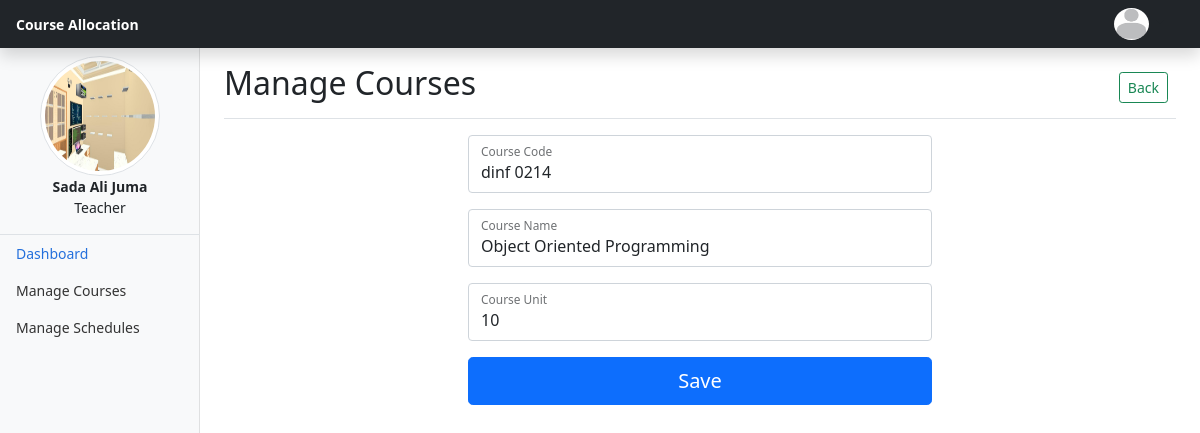
Page /editCourse.php?id=5 (signed in) on the committed database.
### tables this page shows
CREATE TABLE `users` (
  `userID` int(11) NOT NULL,
  `userName` varchar(20) DEFAULT NULL,
  `password` varchar(250) DEFAULT NULL,
  `roleID` int(11) DEFAULT NULL,
  `lastLogin` datetime DEFAULT NULL,
  `profile` varchar(50) DEFAULT NULL
);

CREATE TABLE `staffs` (
  `staffID` int(11) NOT NULL,
  `firstName` varchar(50) NOT NULL,
  `middleName` varchar(50) NOT NULL,
  `lastName` varchar(50) NOT NULL,
  `DOB` date NOT NULL,
  `userID` int(11) NOT NULL
);

CREATE TABLE `roles` (
  `roleID` int(11) NOT NULL,
  `roleName` varchar(20) DEFAULT NULL,
  `roleDescription` varchar(50) DEFAULT NULL
);

CREATE TABLE `courses` (
  `courseID` int(11) NOT NULL,
  `courseCode` varchar(15) NOT NULL,
  `courseName` varchar(60) NOT NULL,
  `courseUnit` int(11) NOT NULL
);

### editCourse.php (the view, shortened to what this page needs)
<!doctype html>
<html lang="en">
<head>
	<?php require_once("page_title.php"); ?>
</head>
<body>
	<?php
	include_once("header.php");
	?>
	<div class="container-fluid">
		<div class="row">
			<?php
			include_once("nav.php");
			?>
			<main class="col-md-9 ms-sm-auto col-lg-10 px-md-4">
				<div class="d-flex justify-content-between flex-wrap flex-md-nowrap align-items-center pt-3 pb-2 mb-3 border-bottom">
					<h1 class="h2">Manage Courses</h1>
					<div class="btn-toolbar mb-2 mb-md-0">
						<div class="btn-group me-2">
							<a href="courses.php" class="btn btn-sm btn-outline-success">Back</a>
						</div>
					</div>
				</div>
				<div class="row">
					<div class="col-12">
						<?php
						require_once("handlers/connection.php");
						?>
						<?php
						try {
							if (isset($_GET["id"])) {
								$id = $_GET["id"];
								$query = $conn->prepare("SELECT * FROM courses WHERE courseID=:cID");
								$query->execute(array(":cID" => $id));
								$result = $query->fetch();
						?>
								<form action="handlers/updateCourse.php" method="POST">
									<div class="row">
										<div class="mx-auto col col-12 col-md-9 col-lg-6">
											<div class="form-floating mb-3">
												<input type="text" class="form-control" required id="courseCode" value="<?php echo $result["courseCode"]; ?>" name="courseCode" placeholder="Course Code">
												<label for="courseCode">Course Code</label>
											</div>
											<div class="form-floating mb-3">
												<input type="text" class="form-control" required id="courseName" value="<?php echo $result["courseName"]; ?>" name="courseName" placeholder="Course Name">
												<label for="courseName">Course Name</label>
											</div>
											<div class="form-floating mb-3">
												<input type="number" class="form-control" min="1" max="20" required id="courseUnit" value="<?php echo $result["courseUnit"]; ?>" name="courseUnit" placeholder="Course Unit">
												<label for="courseUnit">Course Unit</label>
											</div>
											<button class="w-100 btn btn-lg btn-primary" type="submit">Save</button>
										</div>
									</div>
								</form>
						<?php
							}
						} catch (PDOException $e) {
						}
						?>
					</div>
				</div>
			</main>
		</div>
	</div>
</body>
</html>

### nav.php (shortened to what this page needs)
<?php
require_once("handlers/connection.php");
try {
	$query = $conn->prepare("SELECT * FROM users u,staffs s,roles r WHERE u.userID=s.userID AND u.roleID=r.roleID AND u.userName=:name");
	$user = $_SESSION["user"];
	$query->execute(array(":name" => $user));
	$res = $query->fetch();
} catch (PDOException $e) {
}
?>
<nav id="sidebarMenu" class="col-md-3 col-lg-2 d-md-block bg-light sidebar collapse">
	<img src="<?php echo 'assets/profile/' . $res["profile"]; ?>" alt="" class="img rounded-circle img-thumbnail d-block mx-auto mt-2" style="width: 120px;height: 120px;">
	<div class="d-block text-center">
		<strong class="font-weight-bold">
			<?php echo $res["firstName"] . " " . $res["middleName"] . " " . $res["lastName"]; ?>
		</strong>
		<p><?php echo $res["roleDescription"]; ?></p>
	</div>
	<div class="position-sticky border-top">
		<ul class="nav flex-column">
			<li class="nav-item">
				<a class="nav-link active" aria-current="page" href="dashboard.php">
					Dashboard
				</a>
			</li>
			<li class="nav-item">
				<a class="nav-link" href="courses.php">
					Manage Courses
				</a>
			</li>
			<li class="nav-item">
				<a class="nav-link" href="#">
					Manage Schedules
				</a>
			</li>
		</ul>
	</div>
</nav>

### assets/css/dashboard.css (style rules this page uses)
body { font-size: .875rem; }
.sidebar { position: fixed; top: 0; bottom: 0; left: 0; z-index: 100; padding: 48px 0 0; box-shadow: inset -1px 0 0 rgba(0, 0, 0, .1); }
.sidebar .nav-link { font-weight: 500; color: #333; }
.sidebar .nav-link.active { color: #2470dc; }

### rows in the picture
users: profile (picture), staffs.firstName "Sada", staffs.middleName "Ali", staffs.lastName "Juma", roleID.roleDescription "Teacher"
courses: courseCode "dinf 0214", courseName "Object Oriented Programming", courseUnit "10"
